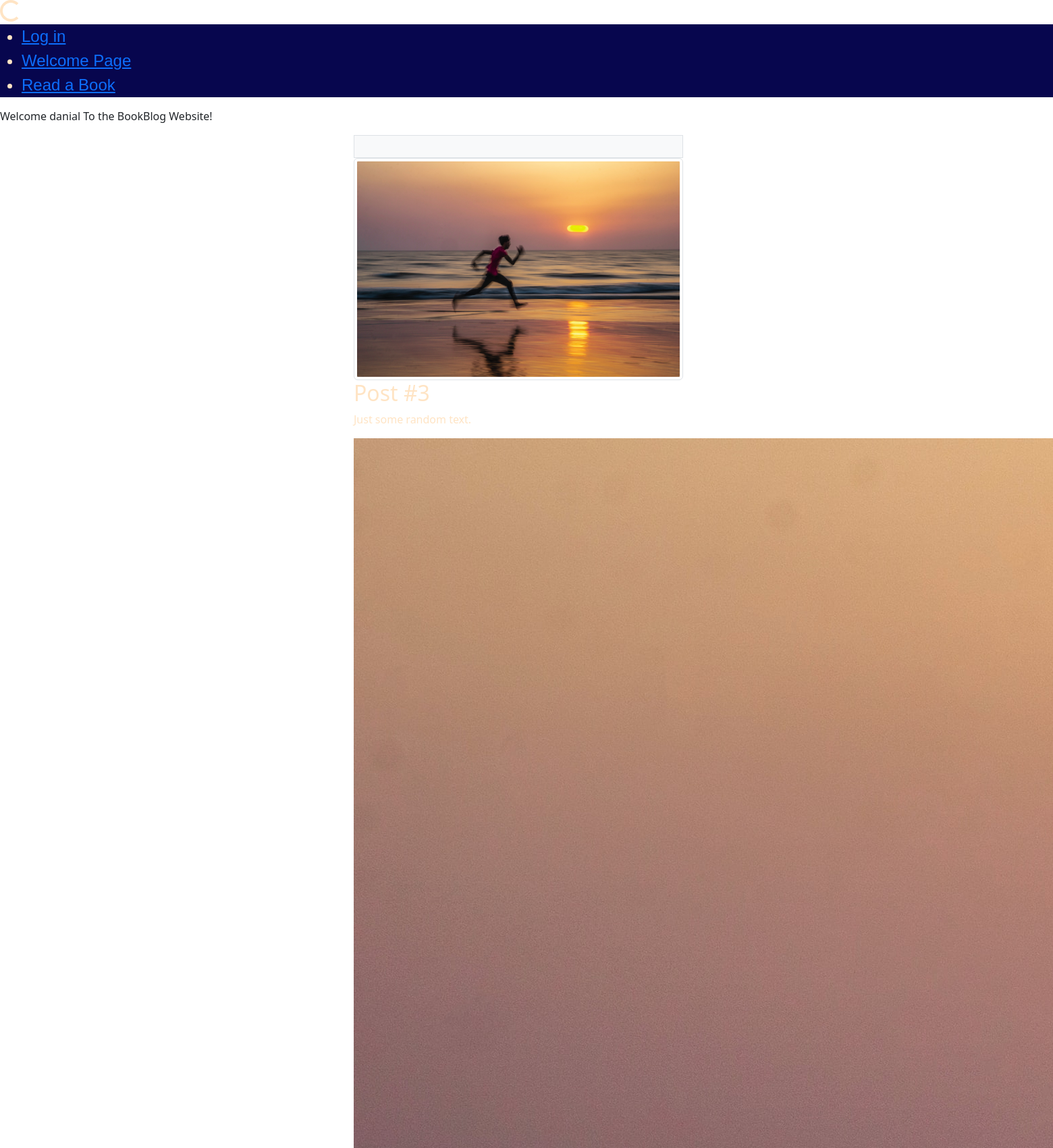
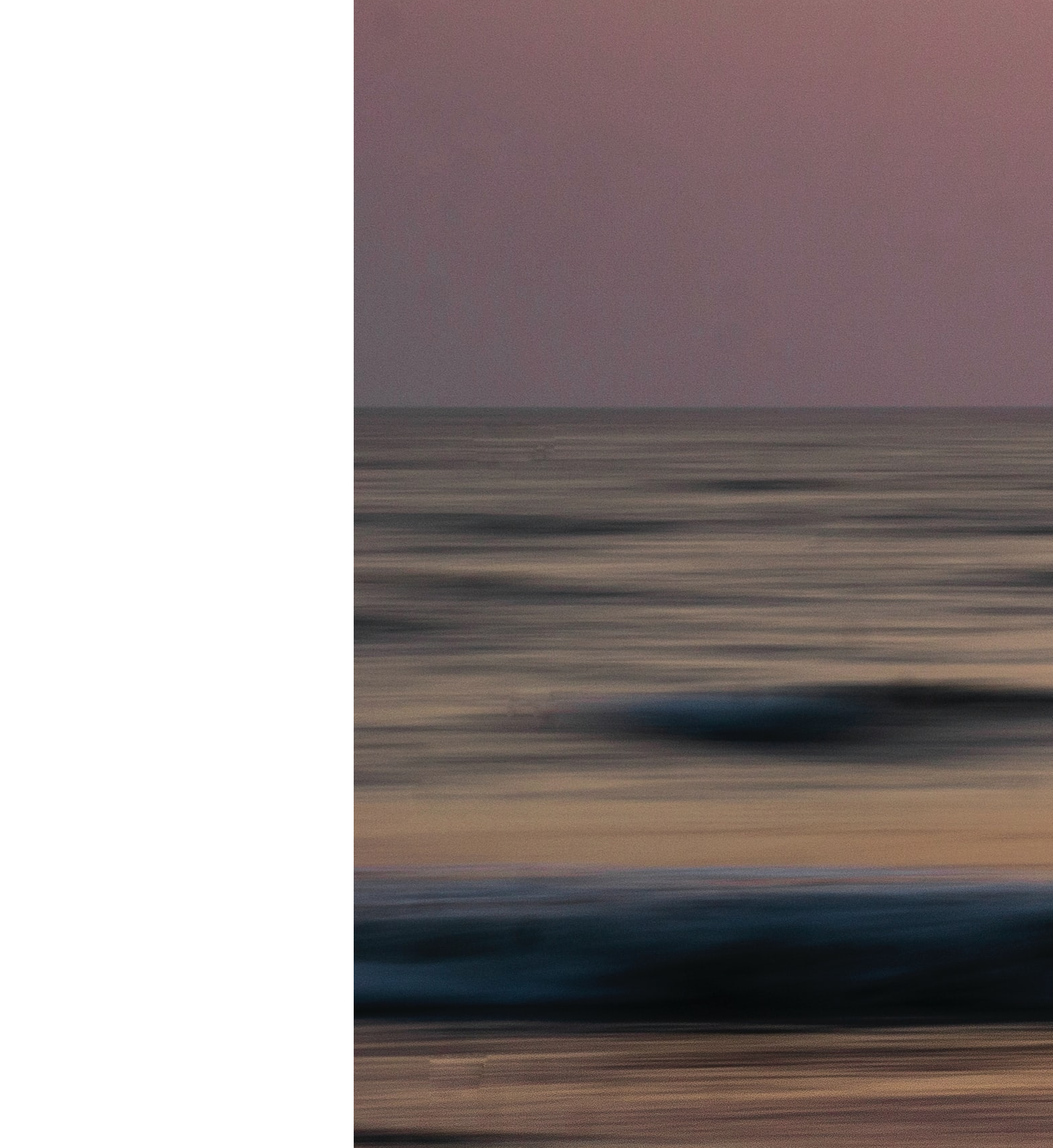
Screenshot of / (signed in, upper part) with the database file from the repository (2 pictures, top to bottom).
### blog/models.py (models this page shows, shortened)
class Post(models.Model):
    author = models.ForeignKey(User, on_delete=models.DO_NOTHING)
    title = models.CharField(max_length=200)
    text = models.TextField()
    created_date = models.DateTimeField(default=timezone.now)
    published_date = models.DateTimeField(blank=True, null=True)
    cover = models.ImageField(null=True)

### blog/views.py (the view)
# urls.py: path('', views.welcome, name='welcome'),
def welcome(request):
    queryset = Post.objects.filter(published_date__lte=timezone.now()).order_by('-published_date')
    return render(request, 'blog/welcome.html', {'posts': queryset})

### blog/templates/blog/welcome.html (shortened to what this page needs)
{% extends 'blog/base.html' %}
{% block content %}
{% if user.is_authenticated %}
    Welcome {{ user.username }} To the BookBlog Website!
{% for post in posts %}
    <div class="container-fluid">
        <div class="row">
<br>
            <div class="col-12 mt-3 left">
                <div class="row">
                <div class="row justify-content-evenly">
                    <div class="col-md-4"><div class="p-3 border bg-light"></div><img src="{{ post.cover.url }}" class="img-thumbnail" alt="..."><h2>{{ post.title }}</h2>
                    <p>{{ post.text }}</p>
                    <img src="{{ post.cover.url }}">
                  </div></div>
                  </div>
                {% endfor %}
                </div>
            </div>
        </div>
    </div>
{% else %}
    <p>sorry! you have not logged in correctly </p>
    <a href="{% url 'login' %}">Log in Here</a>
{% endif %}
{% endblock %}

### blog/static/blog/css/style.css (style rules this page uses)
* { margin: 0; padding: 0; box-sizing: border-box; color: bisque; }
body { background-color: rgba(99, 7, 7, 0.57); font-family: 'Gentium Book Plus', serif; }
.container-fluid { width: 100%; }

### rows the page displays
Post: cover (picture), title "Post #3", text "Just some random text."

### other values shown
{{ user.username }} "danial"
